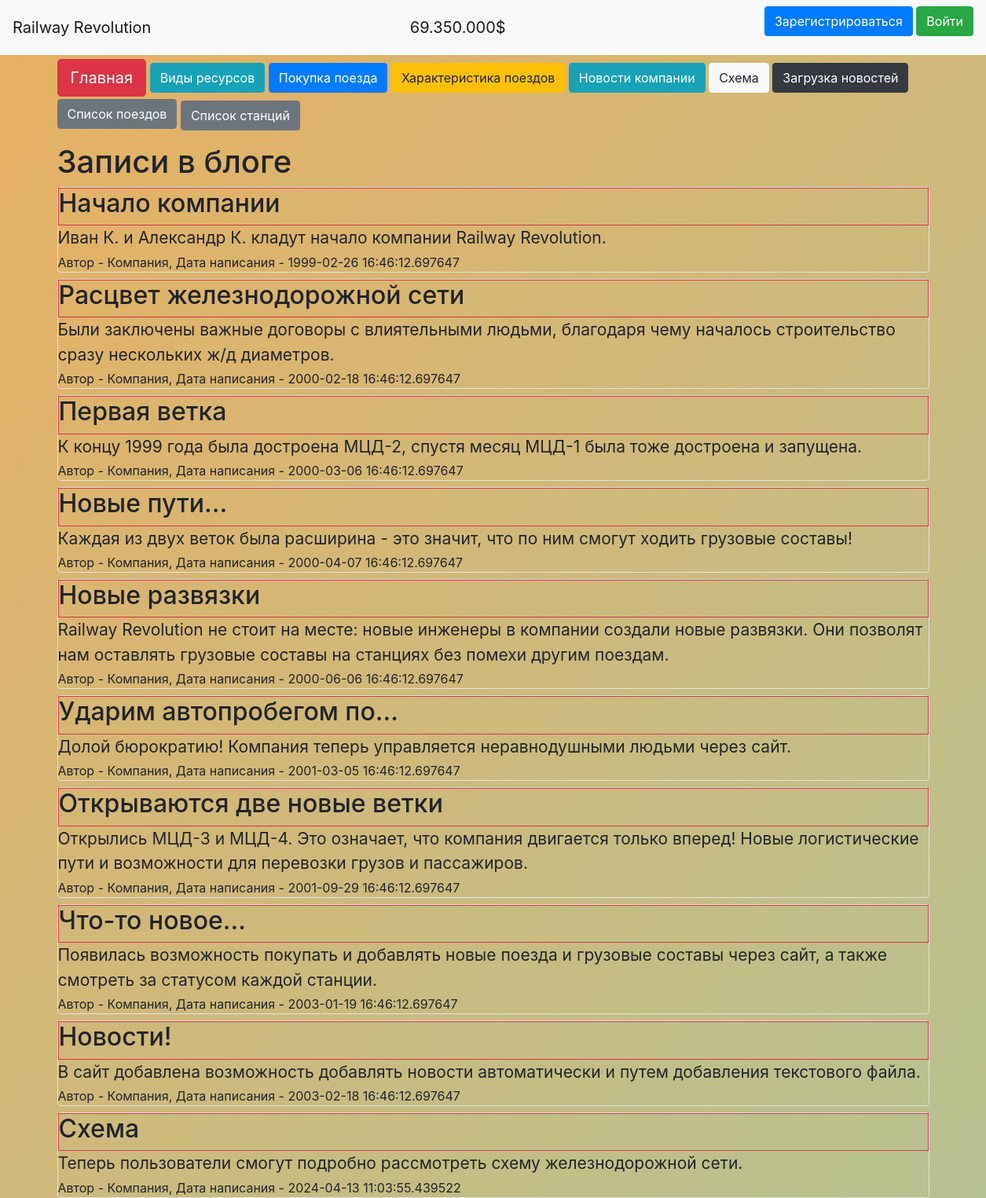
The app's page /news, older data.
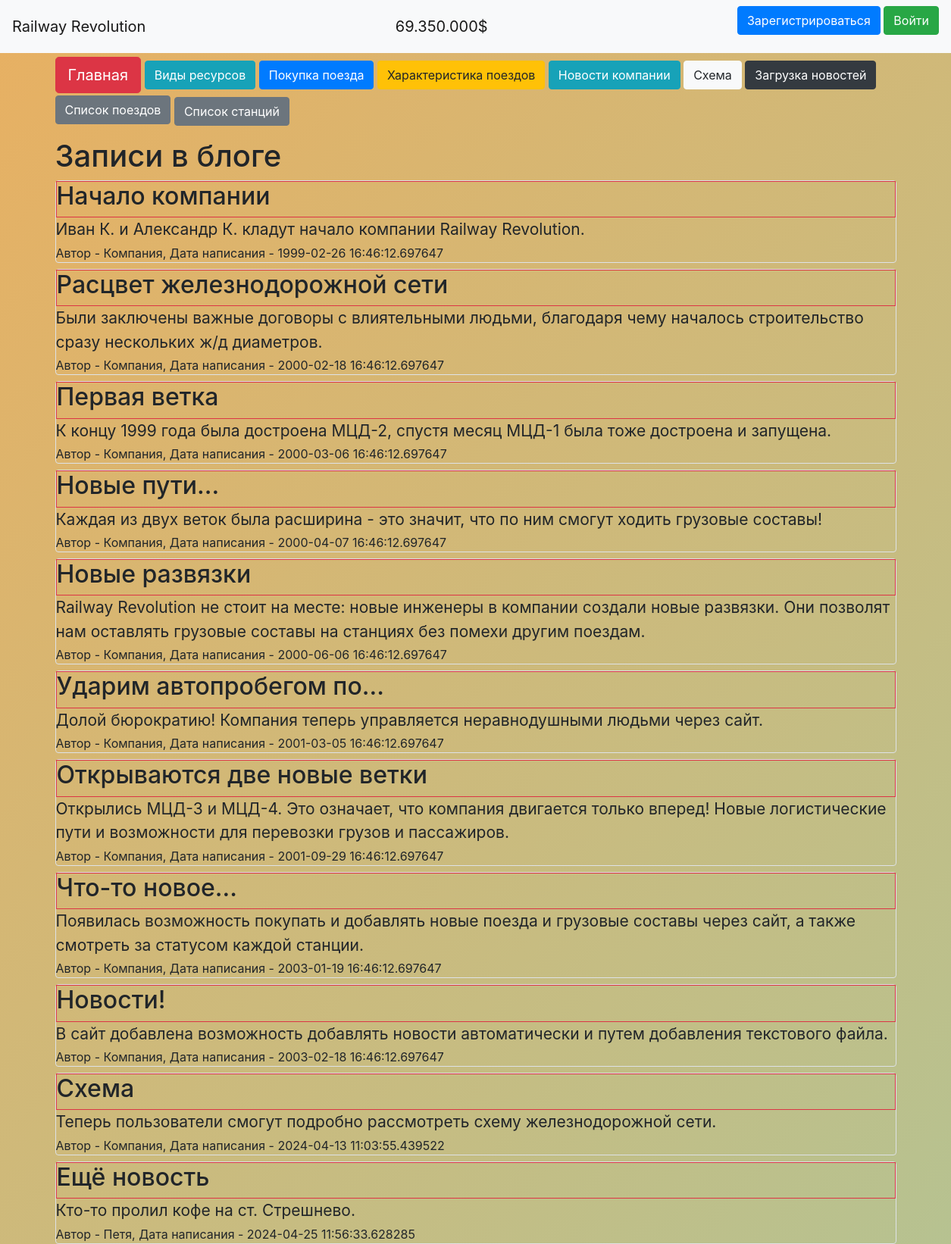
The same page, newer data.
### data/news.py (models this page shows)
class News(SqlAlchemyBase, SerializerMixin):
    __tablename__ = 'news'
    id = sqlalchemy.Column(sqlalchemy.Integer,
                           primary_key=True, autoincrement=True)
    title = sqlalchemy.Column(sqlalchemy.String, nullable=True)
    content = sqlalchemy.Column(sqlalchemy.String, nullable=True)
    created_date = sqlalchemy.Column(sqlalchemy.DateTime,
                                     default=datetime.datetime.now)
    is_private = sqlalchemy.Column(sqlalchemy.Boolean, default=True)
    user_id = sqlalchemy.Column(sqlalchemy.Integer,
                                sqlalchemy.ForeignKey("users.id"))
    user = orm.relationship('User')

### data/users.py (models this page shows, shortened)
class User(SqlAlchemyBase, UserMixin, SerializerMixin):
    __tablename__ = 'users'
    id = sqlalchemy.Column(sqlalchemy.Integer,
                           primary_key=True, autoincrement=True)
    name = sqlalchemy.Column(sqlalchemy.String, nullable=True)
    about = sqlalchemy.Column(sqlalchemy.String, nullable=True)
    email = sqlalchemy.Column(sqlalchemy.String,
                              index=True, unique=True, nullable=True)
    hashed_password = sqlalchemy.Column(sqlalchemy.String, nullable=True)
    created_date = sqlalchemy.Column(sqlalchemy.DateTime,
                                     default=datetime.datetime.now)
    news = orm.relationship("News", back_populates='user')

### main.py (the view)
@app.route("/news")
def news():
    db_sess = db_session.create_session()
    if current_user.is_authenticated:
        news = db_sess.query(News).filter((News.user == current_user) | (News.is_private == 0))
    else:
        news = db_sess.query(News).filter(News.is_private != 1)
    return render_template("news.html", **CONST_PARAMS, news=news, title='Новости')

### data/db_session.py (called while the page is built)
def create_session() -> Session:
    global __factory
    return __factory()

### templates/news.html (shortened to what this page needs)
{% extends "base.html" %}
{% block content %}
<h1>Записи в блоге</h1>
{% for item in news%}
<div class="col-md6 border rounded" style="margin-top: 8px;">
    <div class="border border-danger">
        <h2>{{item.title}}</h2>
    </div>
    <div style="font-size: 21px; padding-bottom: 3px;">
        {{item.content}}
    </div>
    <div>
        Автор - {{item.user.name}}, Дата написания - {{item.created_date}}
    </div>
</div>
{% endfor %}
{% endblock %}

### templates/base.html (shortened to what this page needs)
<!DOCTYPE html>
<html lang="en">
<head>
    <link rel="stylesheet" href="https://stackpath.bootstrapcdn.com/bootstrap/4.4.1/css/bootstrap.min.css"
>
    <link rel="stylesheet" type="text/css" href="/static/css/style.css"></link>
</head>
<body>
<header>
    <nav class="navbar navbar-light bg-light">
        <a class="navbar-brand" href="/">Railway Revolution</a>
        <a class="navbar-brand"> {{ money }} </a>
        {% if current_user.is_authenticated %}
        <a class="navbar-brand" href="/logout">{{ current_user.name }}</a>
        {% else %}
        <p>
            <a class="btn btn-primary " href="/register">Зарегистрироваться</a>
            <a class="btn btn-success" href="/login">Войти</a>
        </p>
        {% endif %}
    </nav>
</header>
<main role="main" class="container">
    <div id="shapka_div" style="margin-top: 5px;">
        <p>
            <a class="btn btn-danger btn-lg" href="/">Главная</a>
            <a class="btn btn-info" href="/resources">Виды ресурсов</a>
            <a class="btn btn-primary" href="/buying_train">Покупка поезда</a>
            <a class="btn btn-warning" href="/train_info">Характеристика поездов</a>
            <a class="btn btn-info" href="/news">Новости компании</a>
            <a class="btn btn-light" href="/scheme">Схема</a>
            <a class="btn btn-dark" href="/load_news_by_txt">Загрузка новостей</a>
            <a class="btn btn-secondary" href="/list_trains">Список поездов</a>
            <a class="btn btn-secondary" style="margin-top: 5px;" href="/list_stations">Список станций</a>
        </p>
    </div>
    {% block content %}{% endblock %}
</main>
</body>
</html>

### static/css/style.css (style rules this page uses)
h1 { font-size: 40px; }
#shapka_div { display: flex; justify-content: center; width: 1200px; }
body { background: linear-gradient(311deg, #fdcf83, #53e6ee, #e8b062); background-size: 600% 600%; -webkit-animation: AnimationName 30s ease infinite; -moz-animation: AnimationName 30s ease infinite; -o-animation: AnimationName 30s ease infinite; animation: AnimationName 30s ease infinite; }

Row changes from the older to the newer data that the page shows:
added News: title "Ещё новость", content "Кто-то пролил кофе на ст. Стрешнево.", user.name "Петя", created_date "2024-04-25 11:56:33.628285"
